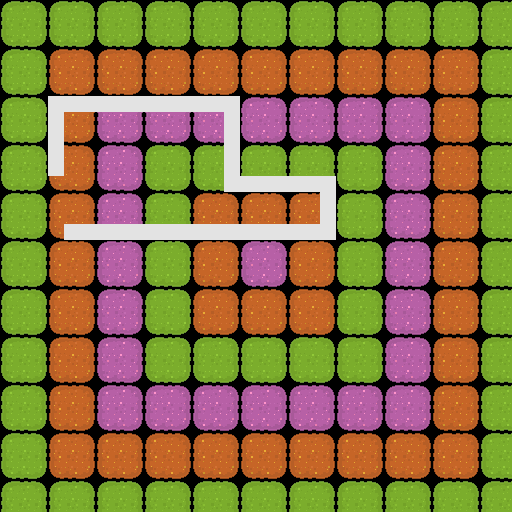

This is a level from a 2D game, rendered from its Tiled map with the project's own tilesets. A one-line summary and the complete map file follow:
An orthogonal 32x32 tile map with 16x16 px tiles, 2 tile layers (Background, Walls).

<map version="1.5" tiledversion="1.7.2" orientation="orthogonal" renderorder="right-down" width="32" height="32" tilewidth="16" tileheight="16" infinite="0" nextlayerid="4" nextobjectid="1">
 <tileset firstgid="1" source="roguelikeSheet_transparent.tsx" />
 <layer id="1" name="Background" width="32" height="32">
  <data encoding="csv">
858,859,860,858,859,860,858,859,860,858,859,860,858,859,860,858,859,860,858,859,860,858,859,860,858,859,860,858,859,860,858,859,
915,916,917,915,916,917,915,916,917,915,916,917,915,916,917,915,916,917,915,916,917,915,916,917,915,916,917,915,916,917,915,916,
972,973,974,972,973,974,972,973,974,972,973,974,972,973,974,972,973,974,972,973,974,972,973,974,972,973,974,972,973,974,972,973,
858,859,860,1029,1030,1031,1029,1030,1031,1029,1030,1031,1029,1030,1031,1029,1030,1031,1029,1030,1031,1029,1030,1031,1029,1030,1031,1029,1030,1031,858,859,
915,916,917,1086,1087,1088,1086,1087,1088,1086,1087,1088,1086,1087,1088,1086,1087,1088,1086,1087,1088,1086,1087,1088,1086,1087,1088,1086,1087,1088,915,916,
972,973,974,1143,1144,1145,1143,1144,1145,1143,1144,1145,1143,1144,1145,1143,1144,1145,1143,1144,1145,1143,1144,1145,1143,1144,1145,1143,1144,1145,972,973,
858,859,860,1029,1030,1031,1200,1201,1202,1200,1201,1202,1200,1201,1202,1200,1201,1202,1200,1201,1202,1200,1201,1202,1200,1201,1202,1029,1030,1031,858,859,
915,916,917,1086,1087,1088,1257,1258,1259,1257,1258,1259,1257,1258,1259,1257,1258,1259,1257,1258,1259,1257,1258,1259,1257,1258,1259,1086,1087,1088,915,916,
972,973,974,1143,1144,1145,1314,1315,1316,1314,1315,1316,1314,1315,1316,1314,1315,1316,1314,1315,1316,1314,1315,1316,1314,1315,1316,1143,1144,1145,972,973,
858,859,860,1029,1030,1031,1200,1201,1202,858,859,860,858,859,860,858,859,860,858,859,860,858,859,860,1200,1201,1202,1029,1030,1031,858,859,
915,916,917,1086,1087,1088,1257,1258,1259,915,916,917,915,916,917,915,916,917,915,916,917,915,916,917,1257,1258,1259,1086,1087,1088,915,916,
972,973,974,1143,1144,1145,1314,1315,1316,972,973,974,972,973,974,972,973,974,972,973,974,972,973,974,1314,1315,1316,1143,1144,1145,972,973,
858,859,860,1029,1030,1031,1200,1201,1202,858,859,860,1029,1030,1031,1029,1030,1031,1029,1030,1031,858,859,860,1200,1201,1202,1029,1030,1031,858,859,
915,916,917,1086,1087,1088,1257,1258,1259,915,916,917,1086,1087,1088,1086,1087,1088,1086,1087,1088,915,916,917,1257,1258,1259,1086,1087,1088,915,916,
972,973,974,1143,1144,1145,1314,1315,1316,972,973,974,1143,1144,1145,1143,1144,1145,1143,1144,1145,972,973,974,1314,1315,1316,1143,1144,1145,972,973,
858,859,860,1029,1030,1031,1200,1201,1202,858,859,860,1029,1030,1031,1200,1201,1202,1029,1030,1031,858,859,860,1200,1201,1202,1029,1030,1031,858,859,
915,916,917,1086,1087,1088,1257,1258,1259,915,916,917,1086,1087,1088,1257,1258,1259,1086,1087,1088,915,916,917,1257,1258,1259,1086,1087,1088,915,916,
972,973,974,1143,1144,1145,1314,1315,1316,972,973,974,1143,1144,1145,1314,1315,1316,1143,1144,1145,972,973,974,1314,1315,1316,1143,1144,1145,972,973,
858,859,860,1029,1030,1031,1200,1201,1202,858,859,860,1029,1030,1031,1029,1030,1031,1029,1030,1031,858,859,860,1200,1201,1202,1029,1030,1031,858,859,
915,916,917,1086,1087,1088,1257,1258,1259,915,916,917,1086,1087,1088,1086,1087,1088,1086,1087,1088,915,916,917,1257,1258,1259,1086,1087,1088,915,916,
972,973,974,1143,1144,1145,1314,1315,1316,972,973,974,1143,1144,1145,1143,1144,1145,1143,1144,1145,972,973,974,1314,1315,1316,1143,1144,1145,972,973,
858,859,860,1029,1030,1031,1200,1201,1202,858,859,860,858,859,860,858,859,860,858,859,860,858,859,860,1200,1201,1202,1029,1030,1031,858,859,
915,916,917,1086,1087,1088,1257,1258,1259,915,916,917,915,916,917,915,916,917,915,916,917,915,916,917,1257,1258,1259,1086,1087,1088,915,916,
972,973,974,1143,1144,1145,1314,1315,1316,972,973,974,972,973,974,972,973,974,972,973,974,972,973,974,1314,1315,1316,1143,1144,1145,972,973,
858,859,860,1029,1030,1031,1200,1201,1202,1200,1201,1202,1200,1201,1202,1200,1201,1202,1200,1201,1202,1200,1201,1202,1200,1201,1202,1029,1030,1031,858,859,
915,916,917,1086,1087,1088,1257,1258,1259,1257,1258,1259,1257,1258,1259,1257,1258,1259,1257,1258,1259,1257,1258,1259,1257,1258,1259,1086,1087,1088,915,916,
972,973,974,1143,1144,1145,1314,1315,1316,1314,1315,1316,1314,1315,1316,1314,1315,1316,1314,1315,1316,1314,1315,1316,1314,1315,1316,1143,1144,1145,972,973,
858,859,860,1029,1030,1031,1029,1030,1031,1029,1030,1031,1029,1030,1031,1029,1030,1031,1029,1030,1031,1029,1030,1031,1029,1030,1031,1029,1030,1031,858,859,
915,916,917,1086,1087,1088,1086,1087,1088,1086,1087,1088,1086,1087,1088,1086,1087,1088,1086,1087,1088,1086,1087,1088,1086,1087,1088,1086,1087,1088,915,916,
972,973,974,1143,1144,1145,1143,1144,1145,1143,1144,1145,1143,1144,1145,1143,1144,1145,1143,1144,1145,1143,1144,1145,1143,1144,1145,1143,1144,1145,972,973,
858,859,860,858,859,860,858,859,860,858,859,860,858,859,860,858,859,860,858,859,860,858,859,860,858,859,860,858,859,860,858,859,
915,916,917,915,916,917,915,916,917,915,916,917,915,916,917,915,916,917,915,916,917,915,916,917,915,916,917,915,916,917,915,916
</data>
 </layer>
 <layer id="3" name="Walls" width="32" height="32">
  <data encoding="csv">
0,0,0,0,0,0,0,0,0,0,0,0,0,0,0,0,0,0,0,0,0,0,0,0,0,0,0,0,0,0,0,0,
0,0,0,0,0,0,0,0,0,0,0,0,0,0,0,0,0,0,0,0,0,0,0,0,0,0,0,0,0,0,0,0,
0,0,0,0,0,0,0,0,0,0,0,0,0,0,0,0,0,0,0,0,0,0,0,0,0,0,0,0,0,0,0,0,
0,0,0,0,0,0,0,0,0,0,0,0,0,0,0,0,0,0,0,0,0,0,0,0,0,0,0,0,0,0,0,0,
0,0,0,0,0,0,0,0,0,0,0,0,0,0,0,0,0,0,0,0,0,0,0,0,0,0,0,0,0,0,0,0,
0,0,0,0,0,0,0,0,0,0,0,0,0,0,0,0,0,0,0,0,0,0,0,0,0,0,0,0,0,0,0,0,
0,0,0,1528,1528,1528,1528,1528,1528,1528,1528,1528,1528,1528,1528,0,0,0,0,0,0,0,0,0,0,0,0,0,0,0,0,0,
0,0,0,1528,0,0,0,0,0,0,0,0,0,0,1528,0,0,0,0,0,0,0,0,0,0,0,0,0,0,0,0,0,
0,0,0,1528,0,0,0,0,0,0,0,0,0,0,1528,0,0,0,0,0,0,0,0,0,0,0,0,0,0,0,0,0,
0,0,0,1528,0,0,0,0,0,0,0,0,0,0,1528,0,0,0,0,0,0,0,0,0,0,0,0,0,0,0,0,0,
0,0,0,1528,0,0,0,0,0,0,0,0,0,0,1528,0,0,0,0,0,0,0,0,0,0,0,0,0,0,0,0,0,
0,0,0,0,0,0,0,0,0,0,0,0,0,0,1528,1528,1528,1528,1528,1528,1528,0,0,0,0,0,0,0,0,0,0,0,
0,0,0,0,0,0,0,0,0,0,0,0,0,0,0,0,0,0,0,0,1528,0,0,0,0,0,0,0,0,0,0,0,
0,0,0,0,0,0,0,0,0,0,0,0,0,0,0,0,0,0,0,0,1528,0,0,0,0,0,0,0,0,0,0,0,
0,0,0,0,1528,1528,1528,1528,1528,1528,1528,1528,1528,1528,1528,1528,1528,1528,1528,1528,1528,0,0,0,0,0,0,0,0,0,0,0,
0,0,0,0,0,0,0,0,0,0,0,0,0,0,0,0,0,0,0,0,0,0,0,0,0,0,0,0,0,0,0,0,
0,0,0,0,0,0,0,0,0,0,0,0,0,0,0,0,0,0,0,0,0,0,0,0,0,0,0,0,0,0,0,0,
0,0,0,0,0,0,0,0,0,0,0,0,0,0,0,0,0,0,0,0,0,0,0,0,0,0,0,0,0,0,0,0,
0,0,0,0,0,0,0,0,0,0,0,0,0,0,0,0,0,0,0,0,0,0,0,0,0,0,0,0,0,0,0,0,
0,0,0,0,0,0,0,0,0,0,0,0,0,0,0,0,0,0,0,0,0,0,0,0,0,0,0,0,0,0,0,0,
0,0,0,0,0,0,0,0,0,0,0,0,0,0,0,0,0,0,0,0,0,0,0,0,0,0,0,0,0,0,0,0,
0,0,0,0,0,0,0,0,0,0,0,0,0,0,0,0,0,0,0,0,0,0,0,0,0,0,0,0,0,0,0,0,
0,0,0,0,0,0,0,0,0,0,0,0,0,0,0,0,0,0,0,0,0,0,0,0,0,0,0,0,0,0,0,0,
0,0,0,0,0,0,0,0,0,0,0,0,0,0,0,0,0,0,0,0,0,0,0,0,0,0,0,0,0,0,0,0,
0,0,0,0,0,0,0,0,0,0,0,0,0,0,0,0,0,0,0,0,0,0,0,0,0,0,0,0,0,0,0,0,
0,0,0,0,0,0,0,0,0,0,0,0,0,0,0,0,0,0,0,0,0,0,0,0,0,0,0,0,0,0,0,0,
0,0,0,0,0,0,0,0,0,0,0,0,0,0,0,0,0,0,0,0,0,0,0,0,0,0,0,0,0,0,0,0,
0,0,0,0,0,0,0,0,0,0,0,0,0,0,0,0,0,0,0,0,0,0,0,0,0,0,0,0,0,0,0,0,
0,0,0,0,0,0,0,0,0,0,0,0,0,0,0,0,0,0,0,0,0,0,0,0,0,0,0,0,0,0,0,0,
0,0,0,0,0,0,0,0,0,0,0,0,0,0,0,0,0,0,0,0,0,0,0,0,0,0,0,0,0,0,0,0,
0,0,0,0,0,0,0,0,0,0,0,0,0,0,0,0,0,0,0,0,0,0,0,0,0,0,0,0,0,0,0,0,
0,0,0,0,0,0,0,0,0,0,0,0,0,0,0,0,0,0,0,0,0,0,0,0,0,0,0,0,0,0,0,0
</data>
 </layer>
</map>
